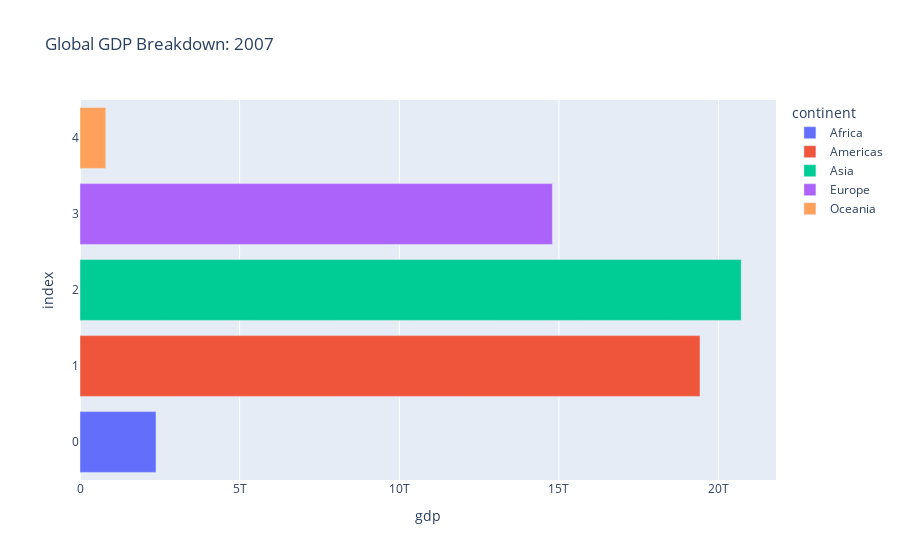

Source (notebook cell):
### Code cell
# horizontal bar (stacked)
fig = px.bar(cont_df, color='continent', x='gdp', orientation='h', title='Global GDP Breakdown: 2007')
fig.show()

### Figure 1 — Plotly figure (JSON) as saved in the notebook; plotly's stock layout.template omitted (floating-point values rounded to 4 significant figures)
{"data": [{"alignmentgroup": "True", "hovertemplate": "continent=Africa<br>gdp=%{x}<br>index=%{y}<extra></extra>", "legendgroup": "Africa", "marker": {"color": "#636efa"}, "name": "Africa", "offsetgroup": "Africa", "orientation": "h", "showlegend": true, "textposition": "auto", "type": "bar", "x": [2380000000000.0], "xaxis": "x", "y": [0], "yaxis": "y"}, {"alignmentgroup": "True", "hovertemplate": "continent=Americas<br>gdp=%{x}<br>index=%{y}<extra></extra>", "legendgroup": "Americas", "marker": {"color": "#EF553B"}, "name": "Americas", "offsetgroup": "Americas", "orientation": "h", "showlegend": true, "textposition": "auto", "type": "bar", "x": [19420000000000.0], "xaxis": "x", "y": [1], "yaxis": "y"}, {"alignmentgroup": "True", "hovertemplate": "continent=Asia<br>gdp=%{x}<br>index=%{y}<extra></extra>", "legendgroup": "Asia", "marker": {"color": "#00cc96"}, "name": "Asia", "offsetgroup": "Asia", "orientation": "h", "showlegend": true, "textposition": "auto", "type": "bar", "x": [20710000000000.0], "xaxis": "x", "y": [2], "yaxis": "y"}, {"alignmentgroup": "True", "hovertemplate": "continent=Europe<br>gdp=%{x}<br>index=%{y}<extra></extra>", "legendgroup": "Europe", "marker": {"color": "#ab63fa"}, "name": "Europe", "offsetgroup": "Europe", "orientation": "h", "showlegend": true, "textposition": "auto", "type": "bar", "x": [14800000000000.0], "xaxis": "x", "y": [3], "yaxis": "y"}, {"alignmentgroup": "True", "hovertemplate": "continent=Oceania<br>gdp=%{x}<br>index=%{y}<extra></extra>", "legendgroup": "Oceania", "marker": {"color": "#FFA15A"}, "name": "Oceania", "offsetgroup": "Oceania", "orientation": "h", "showlegend": true, "textposition": "auto", "type": "bar", "x": [807300000000.0], "xaxis": "x", "y": [4], "yaxis": "y"}], "layout": {"autosize": true, "barmode": "relative", "legend": {"title": {"text": "continent"}, "tracegroupgap": 0}, "title": {"text": "Global GDP Breakdown: 2007"}, "xaxis": {"anchor": "y", "autorange": true, "domain": [0, 1], "range": [0, 21800000000000.0], "title": {"text": "gdp"}, "type": "linear"}, "yaxis": {"anchor": "x", "autorange": true, "domain": [0, 1], "range": [-0.5, 4.5], "title": {"text": "index"}, "type": "linear"}}}
